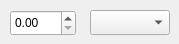
<?xml version="1.0" encoding="UTF-8"?>
<ui version="4.0">
 <class>UnitSpinBoxWidget</class>
 <widget class="QWidget" name="UnitSpinBoxWidget">
  <property name="geometry">
   <rect>
    <x>0</x>
    <y>0</y>
    <width>179</width>
    <height>44</height>
   </rect>
  </property>
  <widget class="QComboBox" name="comboBox">
   <property name="geometry">
    <rect>
     <x>90</x>
     <y>10</y>
     <width>80</width>
     <height>25</height>
    </rect>
   </property>
  </widget>
  <widget class="QDoubleSpinBox" name="doubleSpinBox">
   <property name="geometry">
    <rect>
     <x>10</x>
     <y>10</y>
     <width>66</width>
     <height>26</height>
    </rect>
   </property>
  </widget>
 </widget>
 <layoutdefault spacing="6" margin="11"/>
 <resources/>
 <connections/>
</ui>
